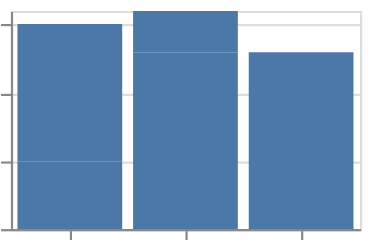

Source (Vega-Lite JSON):
### Vega-Lite specification from a JSON file in a GitHub repository (floating-point values rounded to 4 significant figures)
{"$schema": "https://vega.github.io/schema/vega-lite/v6.json", "padding": 5, "autosize": "none", "data": {"name": "table", "values": [{"c": "A", "g": "p", "x": 1, "y": 2, "v": 5, "t": "2024-01-15", "o": {"v": 3}, "IMDB Rating": 6.1, "d": "x1"}, {"c": "B", "g": "q", "x": 2, "y": 4, "v": 9, "t": "2024-02-20", "o": {"v": 7}, "IMDB Rating": 7.4, "d": "x2"}, {"c": "A", "g": "q", "x": 3, "y": 3, "v": 2, "t": "2024-03-05", "o": {"v": 1}, "IMDB Rating": 5.2, "d": "x1"}, {"c": "C", "g": "p", "x": 4, "y": 6, "v": 7, "t": "2024-05-30", "o": {"v": 4}, "IMDB Rating": 8.8, "d": "x3"}, {"c": "B", "g": "p", "x": 5, "y": 5, "v": 4, "t": "2024-07-11", "o": {"v": 9}, "IMDB Rating": 6.9, "d": "x2"}, {"c": "C", "g": "q", "x": 6, "y": 8, "v": 6, "t": "2024-09-02", "o": {"v": 2}, "IMDB Rating": 7.7, "d": "x3"}, {"c": "A", "g": "p", "x": 7, "y": 7, "v": 8, "t": "2024-11-25", "o": {"v": 5}, "IMDB Rating": 4.4, "d": "x1"}, {"c": "B", "g": "q", "x": 8, "y": 9, "v": 3, "t": "2024-12-31", "o": {"v": 8}, "IMDB Rating": 9.1, "d": "x2"}]}, "width": 160, "height": 100, "mark": "bar", "encoding": {"x": {"field": "c", "type": "nominal"}, "y": {"field": "v", "type": "quantitative"}}, "config": {"scale": {"round": true}}}
